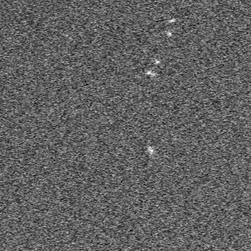
%> input picture inputs/104.tif, 251 x 251 px, given in place of 0.tif, which was not available
$ octave PCA+visualisation.m   (GNU Octave 9; MATLAB toolbox functions it lacks are replaced by stand-ins)
%> lines starting %> are read from the running program, lines starting %| are printed output that depends on the picture; in (x1, y1, x2, y2) boxes, pixels count from 0 and x2, y2 are one past the last pixel; in counts of white or black regions, pixels touching at a corner belong together; the program's own positions count from 1; pictures that were not available may be replaced by others from this repository, and a replacement may not be noted
### codes/loadinputs.m
%% read in the input image

img = double(imread(strcat('0.tif')));
%> img: size 251x251 double; min 3869, max 22316, mean 10933.1; mean of the top-left, top-right, bottom-left and bottom-right quarters 10810.3, 10929.1, 10935.1, 11055.9
bn = imbinarize(imread('0_b.tif'));
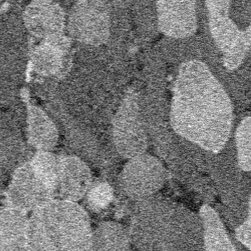
%> input picture inputs/107.tif, 251 x 251 px, given in place of 0_b.tif, which was not available
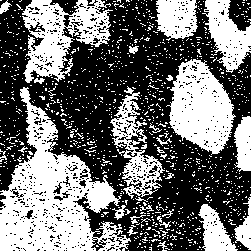
%> bn: size 251x251 logical; 44.5% white; 1084 white regions (1052 under 20 px), largest, box (x1, y1, x2, y2) and area: (0, 87, 131, 251) 9324, (166, 59, 236, 155) 4131, (22, 0, 113, 83) 3769

% size of the img
img_height = size(img, 1); % i
%> img_height = 251
img_width = size(img, 2); % j
%> img_width = 251

% convert 0s to 1s and 1s to 0s
bn = (bn == 0);


%% randomly generate training set from the image

output = 0;

for m = 1 : training_size

    % randomly select a point from the image that has the desired output
    % value (1 or 0)
    i = border + randi(img_height - 2 * border);
    j = border + randi(img_width - 2 * border);

    % alternate output between 1 and 0
    while bn(i, j) ~= output
        i = border + randi(img_height - 2 * border);
        j = border + randi(img_width - 2 * border);
    end
    output = (output == 0);

    % get the surrounding pixels of the point and process them
    input = img(i - border : i + border, j - border : j + border);
%     input = process(input);

    % put into X and y
    X_training(m, :) = input(:);
    y_training(m) = bn(i, j);


end
%> this loop made 1000 passes
%> pass 1, `input = img(i - border : i + border, j - border : j + border);`:
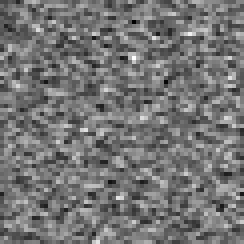
%> input: size 61x61 double (shown 4 times larger); min 4880, max 18131, mean 10955.4; drawn with min black and max white
%> after the loop:
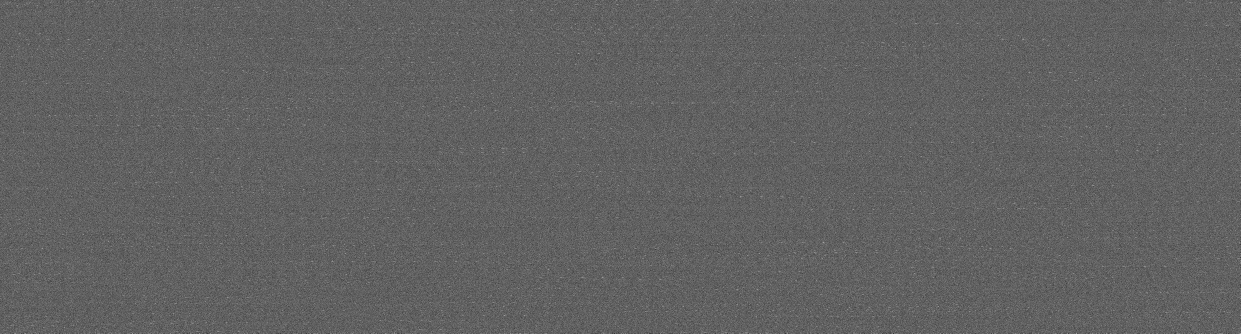
%> X_training: size 1000x3721 double (shown at 1/3 size); min 3869, max 22316, mean 10936.1; drawn with min black and max white
%> after the loop, output = false; y_training = 1000 logical values, 500 true


%% randomly generate test set from the image

output = 0;

for m = 1 : test_size
    i = border + randi(img_height - 2 * border);
    j = border + randi(img_width - 2 * border);

    % alternate between 1 and 0
    output = (output == 0);
    while bn(i, j) ~= output
        i = border + randi(img_height - 2 * border);
        j = border + randi(img_width - 2 * border);
    end

    input = img(i - border : i + border, j - border : j + border);
%     input = process(input);

    X_test(m, :) = input(:);
    y_test(m) = bn(i, j);

end
%> this loop made 50 passes
%> pass 1, `input = img(i - border : i + border, j - border : j + border);`:
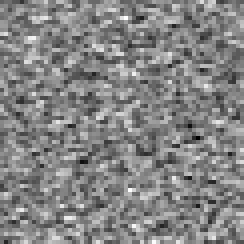
%> input: size 61x61 double (shown 4 times larger); min 4489, max 16809, mean 10892.9; drawn with min black and max white
%> pass 2, `input = img(i - border : i + border, j - border : j + border);`:
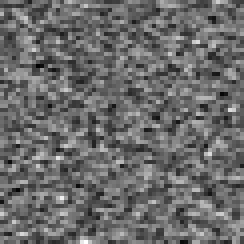
%> input: size 61x61 double (shown 4 times larger); min 5494, max 18457, mean 10946.9; drawn with min black and max white
%> pass 3, `input = img(i - border : i + border, j - border : j + border);`:
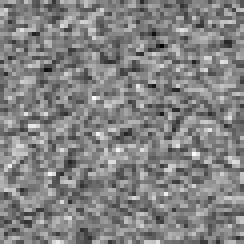
%> input: size 61x61 double (shown 4 times larger); min 4489, max 17015, mean 10925.9; drawn with min black and max white
%> after the loop, y_test = 50 logical values, 25 true

### codes/featureNormalize.m
function [X_norm, mu, sigma] = featureNormalize(X)
%FEATURENORMALIZE Normalizes the features in X
%   FEATURENORMALIZE(X) returns a normalized version of X where
%   the mean value of each feature is 0 and the standard deviation
%   is 1. This is often a good preprocessing step to do when
%   working with learning algorithms.

mu = mean(X);
%> mu = 3721 values, max 11127.7 at index 608, min 10711.4 at index 807, mean 10936.1
X_norm = bsxfun(@minus, X, mu);

sigma = std(X_norm);
%> sigma = 3721 values, max 1902.8 at index 3086, min 1604.8 at index 1213, mean 1739.9
X_norm = bsxfun(@rdivide, X_norm, sigma);


% ============================================================

end

### codes/pca.m
function [U, S] = pca(X)
%PCA Run principal component analysis on the dataset X
%   [U, S, X] = pca(X) computes eigenvectors of the covariance matrix of X
%   Returns the eigenvectors U, the eigenvalues (on diagonal) in S

% size of X
[m, n] = size(X);

% initialise return values
U = zeros(n);
S = zeros(n);

% compute the covariance matrix
sigma = 1/m * (X' * X);

% compute eigenvector of sigma
[U, S, V] = svd(sigma);


end

### codes/loadVariables.m
%% Set up the parameters and constants

% input information
border = 30;
input_width = 2 * border + 1;
input_layer_size = input_width^2;

% parameters for training
lambda = 2;
max_runs = 200;

% threshold for predicting positive
threshold = 0.5;

% neural network structure
hidden_layer1_size = 25;
output_layer_size = 1;

% training_size
training_size = 1000;
test_size = 50;

### codes/PCA+visualisation.m
%% Initialization
clear ; close all; clc

%% Set up the variables and constants
loadVariables;

%% Load Data
loadinputs;

%% PCA

X = X_training;

% mean normalisation
[X_norm, mu, sigma] = featureNormalize(X);

% run pca
[U, S] = pca(X_norm);
%> (the run ends here)
